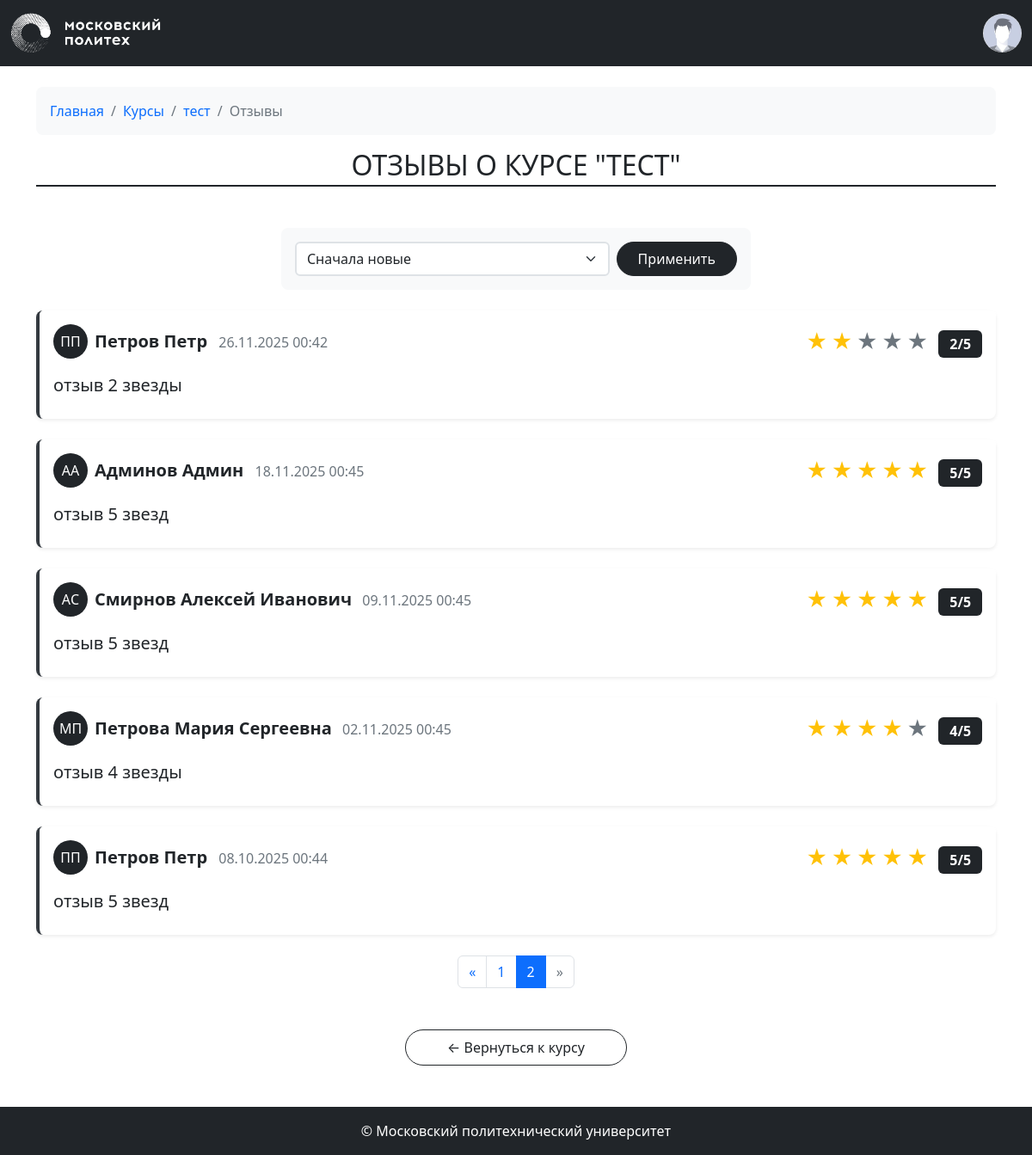
/courses/1/reviews?page=2&per_page=5&sort=new (signed in), run on the app's committed database.
### models.py (models this page shows, shortened)
class Base(DeclarativeBase):
  metadata = MetaData(naming_convention={
        "ix": 'ix_%(column_0_label)s',
        "uq": "uq_%(table_name)s_%(column_0_name)s",
        "ck": "ck_%(table_name)s_%(constraint_name)s",
        "fk": "fk_%(table_name)s_%(column_0_name)s_%(referred_table_name)s",
        "pk": "pk_%(table_name)s"
    })

class Course(Base):
    __tablename__ = 'courses'
    id: Mapped[int] = mapped_column(primary_key=True)
    name: Mapped[str] = mapped_column(String(100))
    short_desc: Mapped[str] = mapped_column(Text)
    full_desc: Mapped[str] = mapped_column(Text)
    rating_sum: Mapped[int] = mapped_column(default=0)
    rating_num: Mapped[int] = mapped_column(default=0)
    category_id: Mapped[int] = mapped_column(ForeignKey("categories.id"))
    author_id: Mapped[int] = mapped_column(ForeignKey("users.id"))
    background_image_id: Mapped[str] = mapped_column(ForeignKey("images.id"))
    created_at: Mapped[datetime] = mapped_column(default=datetime.now)
    author: Mapped["User"] = relationship()
    category: Mapped["Category"] = relationship(lazy=False)
    bg_image: Mapped["Image"] = relationship()
    reviews: Mapped[List["Review"]] = relationship(back_populates="course", cascade="all, delete-orphan")

class Review(Base):
    __tablename__ = 'reviews'
    id: Mapped[int] = mapped_column(primary_key=True)
    rating: Mapped[int] = mapped_column(Integer, nullable=False)  # оценка от 0 до 5
    text: Mapped[str] = mapped_column(Text, nullable=False)  # текст отзыва
    created_at: Mapped[datetime] = mapped_column(DateTime, default=datetime.now)
    course_id: Mapped[int] = mapped_column(ForeignKey("courses.id"), nullable=False)
    user_id: Mapped[int] = mapped_column(ForeignKey("users.id"), nullable=False)
    course: Mapped["Course"] = relationship(back_populates="reviews")
    user: Mapped["User"] = relationship(back_populates="reviews")

class User(Base, UserMixin):
    __tablename__ = 'users'
    id: Mapped[int] = mapped_column(primary_key=True)
    first_name: Mapped[str] = mapped_column(String(100))
    last_name: Mapped[str] = mapped_column(String(100))
    middle_name: Mapped[Optional[str]] = mapped_column(String(100))
    login: Mapped[str] = mapped_column(String(100), unique=True)
    password_hash: Mapped[str] = mapped_column(String(200))
    created_at: Mapped[datetime] = mapped_column(default=datetime.now)
    reviews: Mapped[List["Review"]] = relationship(back_populates="user", cascade="all, delete-orphan")
    @property
    def full_name(self):
        return ' '.join([self.last_name, self.first_name, self.middle_name or ''])

### courses.py (the view)
@bp.route('/<int:course_id>/reviews')
def reviews(course_id):
    course = db.get_or_404(Course, course_id)
    user_review = None
    if current_user.is_authenticated:
        user_review = db.session.execute(
            db.select(Review).filter_by(course_id=course_id, user_id=current_user.id)
        ).scalar()
    sort_by = request.args.get('sort', 'new')
    query = db.select(Review).filter_by(course_id=course_id)
    if sort_by == 'positive':
        query = query.order_by(Review.rating.desc(), Review.created_at.desc())
    elif sort_by == 'negative':
        query = query.order_by(Review.rating.asc(), Review.created_at.desc())
    else:
        query = query.order_by(Review.created_at.desc())
    page = request.args.get('page', 1, type=int)
    per_page = 5
    pagination = db.paginate(query, page=page, per_page=per_page)
    reviews = pagination.items
    return render_template('courses/reviews.html',
                         course=course,
                         reviews=reviews,
                         pagination=pagination,
                         sort_by=sort_by,
                         user_review=user_review)

### auth.py (called while the page is built)
def load_user(user_id):
    user = db.session.execute(db.select(User).filter_by(id=user_id)).scalar()
    return user

### templates/courses/reviews.html (shortened to what this page needs)
{% extends 'base.html' %}
{% from 'pagination.html' import render_pagination %}
{% block content %}
<div class="container mt-4">
    <nav aria-label="breadcrumb">
        <ol class="breadcrumb bg-light p-3 rounded-3">
            <li class="breadcrumb-item"><a href="{{ url_for('index') }}" class="text-decoration-none">Главная</a></li>
            <li class="breadcrumb-item"><a href="{{ url_for('courses.index') }}" class="text-decoration-none">Курсы</a></li>
            <li class="breadcrumb-item"><a href="{{ url_for('courses.show', course_id=course.id) }}" class="text-decoration-none">{{ course.name }}</a></li>
            <li class="breadcrumb-item active" aria-current="page">Отзывы</li>
        </ol>
    </nav>
    <h2 class="mb-4 text-center text-uppercase font-weight-bold position-relative">
        <span class="bg-white px-3">Отзывы о курсе "{{ course.name }}"</span>
    </h2>
    <div class="border-top border-2 border-dark mb-5" style="margin-top: -20px !important;"></div>
    <div class="row mb-4">
        <div class="col-md-6 mx-auto">
            <form method="GET" class="d-flex gap-2 bg-light p-3 rounded-3">
                <select class="form-select border-2" name="sort" id="sort">
                    <option value="new" {% if sort_by == 'new' %}selected{% endif %}>Сначала новые</option>
                </select>
                <button type="submit" class="btn btn-dark px-4 rounded-pill">Применить</button>
            </form>
        </div>
    </div>
    {% if reviews %}
        <div class="row">
            {% for review in reviews %}
                <div class="col-12 mb-4">
                    <div class="card border-0 shadow-sm rounded-3 review-card">
                        <div class="card-header bg-white border-0 pt-3 d-flex justify-content-between align-items-center">
                            <div class="d-flex align-items-center">
                                <div class="bg-dark text-white rounded-circle d-flex align-items-center justify-content-center me-2" style="width: 40px; height: 40px;">
                                    <span>{{ review.user.first_name[0] }}{{ review.user.last_name[0] }}</span>
                                </div>
                                <div>
                                    <strong class="fs-5">{{ review.user.full_name }}</strong>
                                    <span class="text-muted ms-2">{{ review.created_at.strftime('%d.%m.%Y %H:%M') }}</span>
                                </div>
                            </div>
                            <div class="rating">
                                {% for i in range(5) %}
                                    {% if i < review.rating %}
                                        <span class="text-warning fs-4">★</span>
                                    {% else %}
                                        <span class="text-secondary fs-4">★</span>
                                    {% endif %}
                                {% endfor %}
                                <span class="ms-2 badge bg-dark fs-6">{{ review.rating }}/5</span>
                            </div>
                        </div>
                        <div class="card-body pt-2 pb-4">
                            <p class="card-text fs-5">{{ review.text }}</p>
                        </div>
                    </div>
                </div>
            {% endfor %}
        </div>
        <div class="mb-5">
            {{ render_pagination(pagination, 'courses.reviews', {'course_id': course.id, 'sort': sort_by}) }}
        </div>
    {% else %}
        <div class="text-center py-5 my-4 bg-light rounded-4">
            <p class="text-muted fs-4 mb-0">Пока нет отзывов. Будьте первым!</p>
        </div>
    {% endif %}
    <div class="text-center mt-4 mb-5">
        <a href="{{ url_for('courses.show', course_id=course.id) }}" class="btn btn-outline-dark px-5 py-2 rounded-pill">
            ← Вернуться к курсу
        </a>
    </div>
</div>
{% endblock %}

### static/styles.css (style rules this page uses)
.rating .text-warning { color: #ffc107 !important; }
.review-card { border-left: 4px solid #343a40 !important; }
.badge.bg-dark { font-size: 0.9rem; padding: 0.5rem 0.8rem; }
.form-select.border-2, .form-control.border-2 { border-width: 2px !important; border-color: #dee2e6; }
.btn.rounded-pill { border-radius: 50px !important; }
.breadcrumb { background-color: #f8f9fa; border-radius: 10px; }
.review-card { transition: all 0.3s ease; }

### templates/courses/reviews.html (style rules this page uses)
.review-card { transition: transform 0.3s, box-shadow 0.3s; }
.border-2 { border-width: 2px !important; }
.rounded-pill { border-radius: 50px !important; }

### data on the page
Course: name "тест", name "ТЕСТ"
Review: user "П", user.full_name "Петров Петр", created_at "26.11.2025 00:42", rating "2", text "отзыв 2 звезды"
Review: user "А", user.full_name "Админов Админ", created_at "18.11.2025 00:45", rating "5", text "отзыв 5 звезд"
Review: user "А", user "С", user.full_name "Смирнов Алексей Иванович", created_at "09.11.2025 00:45", rating "5", text "отзыв 5 звезд"
Review: user "М", user "П", user.full_name "Петрова Мария Сергеевна", created_at "02.11.2025 00:45", rating "4", text "отзыв 4 звезды"
Review: user "П", user.full_name "Петров Петр", created_at "08.10.2025 00:44", rating "5", text "отзыв 5 звезд"

### other printed values
{{ page }} "1" "2"
